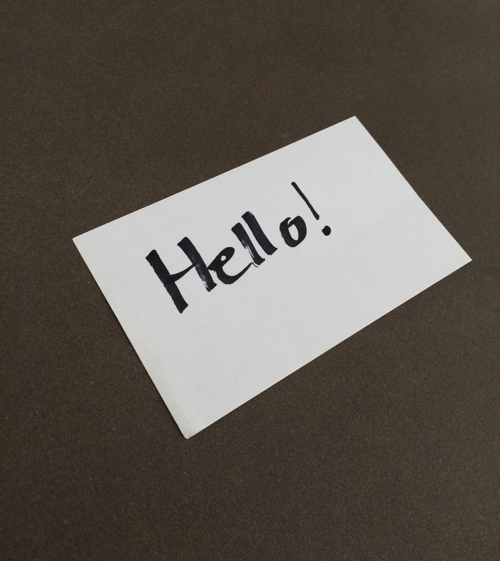
#> input picture example_01.png, 500 x 561 px; its folder holds only this picture in this run
$ python scanner.py --image example_01.png   (older library calls are emulated)
#> lines starting #> are read from the running program, lines starting #| are printed output that depends on the picture; after the words box and inside, x2 and y2 are one past the last pixel; in counts of white or black regions, pixels touching at a corner belong together
### pyimagesearch/transform.py
# import the necessary packages
from scipy.spatial import distance as dist
import numpy as np
import cv2

def order_points(pts):
    # sort the points based on their x-coordinates
    xSorted = pts[np.argsort(pts[:, 0]), :]

    # grab the left-most and right-most points from the sorted
    # x-roodinate points
    leftMost = xSorted[:2, :]
    rightMost = xSorted[2:, :]

    # now, sort the left-most coordinates according to their
    # y-coordinates so we can grab the top-left and bottom-left
    # points, respectively
    leftMost = leftMost[np.argsort(leftMost[:, 1]), :]
    (tl, bl) = leftMost

    # now that we have the top-left coordinate, use it as an
    # anchor to calculate the Euclidean distance between the
    # top-left and right-most points; by the Pythagorean
    # theorem, the point with the largest distance will be
    # our bottom-right point
    D = dist.cdist(tl[np.newaxis], rightMost, "euclidean")[0]
    (br, tr) = rightMost[np.argsort(D)[::-1], :]

    # return the coordinates in top-left, top-right,
    # bottom-right, and bottom-left order
    return np.array([tl, tr, br, bl], dtype = "float32")

def four_point_transform(image, pts):
    # obtain a consistent order of the points and unpack them
    # individually
    rect = order_points(pts)
    (tl, tr, br, bl) = rect

    # compute the width of the new image, which will be the
    # maximum distance between bottom-right and bottom-left
    # x-coordiates or the top-right and top-left x-coordinates
    widthA = np.sqrt(((br[0] - bl[0]) ** 2) + ((br[1] - bl[1]) ** 2))
    widthB = np.sqrt(((tr[0] - tl[0]) ** 2) + ((tr[1] - tl[1]) ** 2))
    maxWidth = max(int(widthA), int(widthB))

    # compute the height of the new image, which will be the
    # maximum distance between the top-right and bottom-right
    # y-coordinates or the top-left and bottom-left y-coordinates
    heightA = np.sqrt(((tr[0] - br[0]) ** 2) + ((tr[1] - br[1]) ** 2))
    heightB = np.sqrt(((tl[0] - bl[0]) ** 2) + ((tl[1] - bl[1]) ** 2))
    maxHeight = max(int(heightA), int(heightB))

    # now that we have the dimensions of the new image, construct
    # the set of destination points to obtain a "birds eye view",
    # (i.e. top-down view) of the image, again specifying points
    # in the top-left, top-right, bottom-right, and bottom-left
    # order
    dst = np.array([
        [0, 0],
        [maxWidth - 1, 0],
        [maxWidth - 1, maxHeight - 1],
        [0, maxHeight - 1]], dtype = "float32")

    # compute the perspective transform matrix and then apply it
    M = cv2.getPerspectiveTransform(rect, dst)
    warped = cv2.warpPerspective(image, M, (maxWidth, maxHeight))

    # return the warped image
    return warped

### scanner.py
from pyimagesearch import transform
from PIL import Image
import imutils
import cv2
import os
import argparse
import itertools
import numpy as np
import math
from scipy.spatial import distance as dist
import pytesseract

class Scanner():
	def __init__(self, MIN_QUAD_AREA_RATIO=0.25, MAX_QUAD_ANGLE_RANGE=40):
		'''
		MIN_QUAD_AREA_RATIO (float): A contour will be rejected if its corners
                do not form a quadrilateral that covers at least MIN_QUAD_AREA_RATIO
                of the original image. Defaults to 0.25.
        MAX_QUAD_ANGLE_RANGE (int):  A contour will also be rejected if the range
                of its interior angles exceeds MAX_QUAD_ANGLE_RANGE. Defaults to 40.
		'''
		self.MIN_QUAD_AREA_RATIO = MIN_QUAD_AREA_RATIO
		self.MAX_QUAD_ANGLE_RANGE = MAX_QUAD_ANGLE_RANGE

	def angle_between_vectors_degrees(self, u, v):
	    """Returns the angle between two vectors in degrees"""
	    return np.degrees(
	        math.acos(np.dot(u, v) / (np.linalg.norm(u) * np.linalg.norm(v))))

	def filter_corners(self, corners, min_dist=20):
	    """Filters corners that are within min_dist of others"""
	    def predicate(representatives, corner):
	        return all(dist.euclidean(representative, corner) >= min_dist
	                   for representative in representatives)

	    filtered_corners = []
	    for c in corners:
	        if predicate(filtered_corners, c):
	            filtered_corners.append(c)
	    return filtered_corners

	def get_angle(self, p1, p2, p3):
	    """
	    Returns the angle between the line segment from p2 to p1
	    and the line segment from p2 to p3 in degrees
	    """
	    a = np.radians(np.array(p1))
	    b = np.radians(np.array(p2))
	    c = np.radians(np.array(p3))

	    avec = a - b
	    cvec = c - b

	    return self.angle_between_vectors_degrees(avec, cvec)

	def angle_range(self, quad):
	    """
	    Returns the range between max and min interior angles of quadrilateral.
	    The input quadrilateral must be a numpy array with vertices ordered clockwise
	    starting with the top left vertex.
	    """
	    tl, tr, br, bl = quad
	    ura = self.get_angle(tl[0], tr[0], br[0])
	    ula = self.get_angle(bl[0], tl[0], tr[0])
	    lra = self.get_angle(tr[0], br[0], bl[0])
	    lla = self.get_angle(br[0], bl[0], tl[0])

	    angles = [ura, ula, lra, lla]
	    return np.ptp(angles)


	def is_valid_contour(self, cnt, IM_WIDTH, IM_HEIGHT):
		"""Returns True if the contour satisfies all requirements set at instantitation"""

		return (len(cnt) == 4 and cv2.contourArea(cnt) > IM_WIDTH * IM_HEIGHT * self.MIN_QUAD_AREA_RATIO
		    and self.angle_range(cnt) < self.MAX_QUAD_ANGLE_RANGE)

	def get_corners(self, img):
	    lsd = cv2.createLineSegmentDetector()
	    lines = lsd.detect(img)[0]

	    # massages the output from LSD
	    # LSD operates on edges. One "line" has 2 edges, and so we need to combine the edges back into lines
	    # 1. separate out the lines into horizontal and vertical lines.
	    # 2. Draw the horizontal lines back onto a canvas, but slightly thicker and longer.
	    # 3. Run connected-components on the new canvas
	    # 4. Get the bounding box for each component, and the bounding box is final line.
	    # 5. The ends of each line is a corner
	    # 6. Repeat for vertical lines
	    # 7. Draw all the final lines onto another canvas. Where the lines overlap are also corners

	    corners = []
	    if lines is not None:
	        # separate out the horizontal and vertical lines, and draw them back onto separate canvases
	        lines = lines.squeeze().astype(np.int32).tolist()
	        horizontal_lines_canvas = np.zeros(img.shape, dtype=np.uint8)
	        vertical_lines_canvas = np.zeros(img.shape, dtype=np.uint8)
	        for line in lines:
	            x1, y1, x2, y2 = line
	            if abs(x2 - x1) > abs(y2 - y1):
	                (x1, y1), (x2, y2) = sorted(((x1, y1), (x2, y2)), key=lambda pt: pt[0])
	                cv2.line(horizontal_lines_canvas, (max(x1 - 5, 0), y1), (min(x2 + 5, img.shape[1] - 1), y2), 255, 2)
	            else:
	                (x1, y1), (x2, y2) = sorted(((x1, y1), (x2, y2)), key=lambda pt: pt[1])
	                cv2.line(vertical_lines_canvas, (x1, max(y1 - 5, 0)), (x2, min(y2 + 5, img.shape[0] - 1)), 255, 2)

	        lines = []

	        # find the horizontal lines (connected-components -> bounding boxes -> final lines)
	        contours = cv2.findContours(horizontal_lines_canvas, cv2.RETR_EXTERNAL, cv2.CHAIN_APPROX_NONE)[1]
	        contours = sorted(contours, key=lambda c: cv2.arcLength(c, True), reverse=True)[:2]
	        horizontal_lines_canvas = np.zeros(img.shape, dtype=np.uint8)

	        for contour in contours:
	            contour = contour.reshape((contour.shape[0], contour.shape[2]))
	            min_x = np.amin(contour[:, 0], axis=0) + 2
	            max_x = np.amax(contour[:, 0], axis=0) - 2
	            left_y = int(np.average(contour[contour[:, 0] == min_x][:, 1]))
	            right_y = int(np.average(contour[contour[:, 0] == max_x][:, 1]))
	            lines.append((min_x, left_y, max_x, right_y))
	            cv2.line(horizontal_lines_canvas, (min_x, left_y), (max_x, right_y), 1, 1)
	            corners.append((min_x, left_y))
	            corners.append((max_x, right_y))

	        # find the vertical lines (connected-components -> bounding boxes -> final lines)
	        contours = cv2.findContours(vertical_lines_canvas, cv2.RETR_EXTERNAL, cv2.CHAIN_APPROX_NONE)[1]
	        contours = sorted(contours, key=lambda c: cv2.arcLength(c, True), reverse=True)[:2]
	        vertical_lines_canvas = np.zeros(img.shape, dtype=np.uint8)

	        for contour in contours:
	            contour = contour.reshape((contour.shape[0], contour.shape[2]))
	            min_y = np.amin(contour[:, 1], axis=0) + 2
	            max_y = np.amax(contour[:, 1], axis=0) - 2
	            top_x = int(np.average(contour[contour[:, 1] == min_y][:, 0]))
	            bottom_x = int(np.average(contour[contour[:, 1] == max_y][:, 0]))
	            lines.append((top_x, min_y, bottom_x, max_y))
	            cv2.line(vertical_lines_canvas, (top_x, min_y), (bottom_x, max_y), 1, 1)
	            corners.append((top_x, min_y))
	            corners.append((bottom_x, max_y))

	        # find the corners
	        corners_y, corners_x = np.where(horizontal_lines_canvas + vertical_lines_canvas == 2)
	        corners += zip(corners_x, corners_y)

	    # remove corners in close proximity
	    corners = self.filter_corners(corners)
	    return corners


	def auto_canny(self, image, sigma=0.33):
		# compute the median of the single channel pixel intensities
		v = np.median(image)

		# apply canny edge detection using the computed median
		lower = int(max(0, (1.0 - sigma) * v))
		upper = int(min(255, (1.0 + sigma) * v))
		edged = cv2.Canny(image, lower, upper)

		return edged

	def get_contours(self, image):
		MORPH = 9
		HOUGH = 25

		image_height, image_width, _ = image.shape

		gray = cv2.cvtColor(image, cv2.COLOR_BGR2GRAY)
		gray = cv2.GaussianBlur(gray, (7,7), 0)


		# dilate helps to remove potential holes between edge elements
		kernel = cv2.getStructuringElement(cv2.MORPH_RECT, (MORPH,MORPH))
		dilated = cv2.dilate(gray, kernel)

		# find the edges
		#edged = cv2.Canny(dilated, 0, 84)
		edged = self.auto_canny(dilated)
		test_corners = self.get_corners(edged)

		approx_contours = []

		if len(test_corners) >= 4:
			quads = []

			for quad in itertools.combinations(test_corners, 4):
				points = np.array(quad)
				points = transform.order_points(points)
				points = np.array([[p] for p in points], dtype='int32')
				quads.append(points)

			# get top 5 quad
			quads = sorted(quads, key=cv2.contourArea, reverse=True)[:5]
			# sort by their angle range
			quads = sorted(quads, key=self.angle_range)

			approx = quads[0]

			if self.is_valid_contour(approx, image_width, image_height):
			    approx_contours.append(approx)


		(_, cnts, hierarchy) = cv2.findContours(edged.copy(), cv2.RETR_EXTERNAL, cv2.CHAIN_APPROX_SIMPLE)
		cnts = sorted(cnts, key=cv2.contourArea, reverse=True)[:5]

		#-------------------------CONTOUR DETECTION------------------------
		# loop over the contours
		for c in cnts:
		    # approximate the contour
		    approx = cv2.approxPolyDP(c, 80, True)
		    if self.is_valid_contour(approx, image_width, image_height):
		        approx_contours.append(approx)
		        break

		# If we did not find any valid contours, just use the whole image
		if not approx_contours:
		    top_right = (image_width, 0)
		    bottom_right = (image_width, image_height)
		    bottom_left = (0, image_height)
		    top_left = (0, 0)
		    screen_contour = np.array([[top_right], [bottom_right], [bottom_left], [top_left]])

		else:
		    screen_contour = max(approx_contours, key=cv2.contourArea)

		return screen_contour.reshape(4, 2)
		#------------------------------------------------------------------

	def apply_ocr(self, image):
		# write the image to a temporary disk file to apply OCR
		filename = '{}.png'.format(os.getpid())
		cv2.imwrite(filename, image)

		# laod the image as a PIL image
		text = pytesseract.image_to_string(Image.open(filename))
		os.remove(filename)

		with open('document.docx', 'w+') as f:
			f.write(text)
			f.close()


	def scan(self, image_path):
		NEW_HEIGHT = 500.0

		# load the image
		image = cv2.imread(image_path)
		ratio = image.shape[0] / NEW_HEIGHT
		original = image.copy()
		rescaled_image = imutils.resize(image, height=int(NEW_HEIGHT))

		print('Detecting Contours...')
		screen_contour = self.get_contours(rescaled_image)

		# apply perspective transformation
		print('Applying Perspective Transformation...')
		warped = transform.four_point_transform(original, screen_contour*ratio)

		# convert the warped image to grayscale
		gray = cv2.cvtColor(warped, cv2.COLOR_BGR2GRAY)

		#sharpen the image
		print('Sharpening the image...')
		sharpen = cv2.GaussianBlur(gray, (0,0), 3)
		sharpen = cv2.addWeighted(gray, 1.5, sharpen, -0.5, 0)

		# apply adaptive threshold to get B/W effect
		thresh = cv2.adaptiveThreshold(sharpen, 255, cv2.ADAPTIVE_THRESH_GAUSSIAN_C, cv2.THRESH_BINARY, 21, 15)

		# save the scanned image
		thresh = cv2.resize(thresh, (0,0), fx=0.3, fy=0.3)

		# applying OCR
		print('Applying OCR')
		self.apply_ocr(thresh)

		cv2.imshow('Scanned', thresh)
		cv2.waitKey(0)


def main():
	ap = argparse.ArgumentParser()
	ap.add_argument('-i', '--image',
					help='path to the image')
	args = vars(ap.parse_args())

	scanner = Scanner()

	image_path = args['image']

	if image_path:
	    scanner.scan(image_path)
#> in scan, image is the input picture: shape (561, 500, 3); mean B, G, R 80.9, 88.6, 95.4
#> in get_contours, `dilated = cv2.dilate(gray, kernel)`:
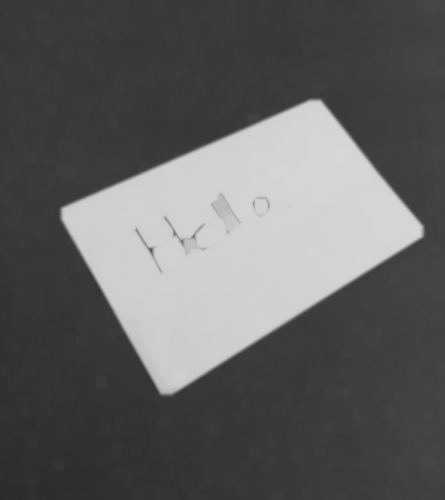
#> dilated: shape (500, 445); min 41, max 215, mean 97
#> in auto_canny, `v = np.median(image)`: v = 60
#> in auto_canny, `lower = int(max(0, (1.0 - sigma) * v))`: lower = 40
#> in auto_canny, `upper = int(min(255, (1.0 + sigma) * v))`: upper = 79
#> in auto_canny, `edged = cv2.Canny(image, lower, upper)`:
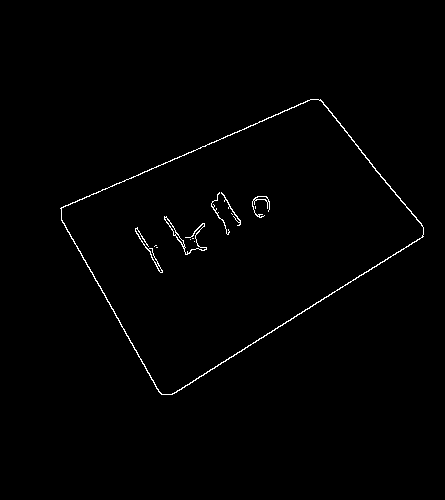
#> edged: shape (500, 445); 0.83% white in thin lines or dots, all inside (x1, y1, x2, y2) = (60, 99, 424, 395)
#> in get_corners, `lines = lsd.detect(img)[0]`: lines = 37 rows, first 6: [146.9, 250, 157.7, 271.5], [179.9, 242.9, 184, 254], [423.6, 226.2, 320, 97.41], [201.7, 221.7, 192.9, 230.4], [196.6, 249.1, 203.3, 251.3], [318.2, 99.32, 343.4, 130.4]
#> in get_corners, `lines = lines.squeeze().astype(np.int32).tolist()`: lines = 37 items, first 6: [146, 250, 157, 271], [179, 242, 184, 254], [423, 226, 319, 97], [201, 221, 192, 230], [196, 249, 203, 251], [318, 99, 343, 130]
#> the loop in get_corners, `for line in lines:` made 37 passes
#> (line, x1, y1, x2, y2) on passes 3, 8, 9, 12, 14, 15, 20, 21, 22, 23, 25, 31: ([423, 226, 319, 97], 319, 97, 423, 226), ([160, 391, 62, 218], 62, 218, 160, 391), ([419, 235, 170, 392], 170, 392, 419, 235), ([161, 269, 157, 259], 157, 259, 161, 269), ([310, 97, 59, 206], 59, 206, 310, 97), ([240, 220, 221, 190], 221, 190, 240, 220), ([175, 227, 166, 215], 166, 215, 175, 227), ([225, 224, 222, 217], 222, 217, 225, 224), ([147, 242, 140, 233], 140, 233, 147, 242), ([182, 240, 174, 227], 174, 227, 182, 240), ([185, 247, 183, 240], 183, 240, 185, 247), ([423, 235, 423, 225], 423, 225, 423, 235)
#> after the loop in get_corners, `for line in lines:`: horizontal_lines_canvas: shape (500, 445); 1.7% white; 6 white regions, box (x1, y1, x2, y2) and area: (154, 234, 430, 397) 1998, (53, 96, 317, 209) 1476, (249, 193, 272, 197) 64, (245, 212, 266, 220) 58, (190, 248, 210, 253) 56, (226, 216, 244, 223) 48
#> after the loop in get_corners, `for line in lines:`:
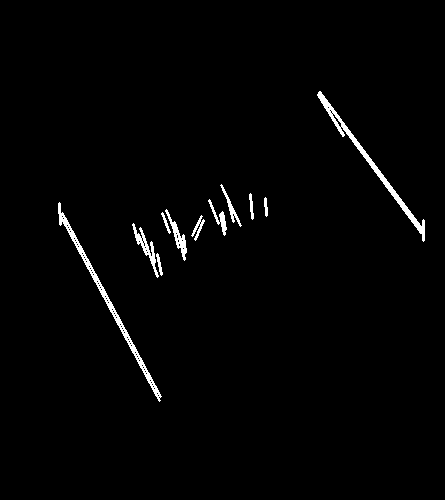
#> vertical_lines_canvas: shape (500, 445); 1.5% white; 11 white regions
#> in get_corners, `contours = cv2.findContours(horizontal_lines_canvas, cv2.RETR_EXTERNAL..`: contours = 6 contours; box (x1, y1, x2, y2) and area: (154, 234, 430, 397) 1719, (53, 96, 317, 209) 1218, (249, 193, 272, 197) 41, (245, 212, 266, 220) 37, (190, 248, 210, 253) 36, (226, 216, 244, 223) 30
#> in get_corners, `contours = sorted(contours, key=lambda c: cv2.arcLength(c, True), reve..`: contours = 2 contours; box (x1, y1, x2, y2) and area: (154, 234, 430, 397) 1719, (53, 96, 317, 209) 1218
#> the loop in get_corners, `for contour in contours:` made 2 passes
#> (min_x, max_x, left_y, right_y) on passes 1 to 2: (156, 427, 394, 236), (55, 314, 206, 98)
#> after the loop in get_corners, `for contour in contours:`:
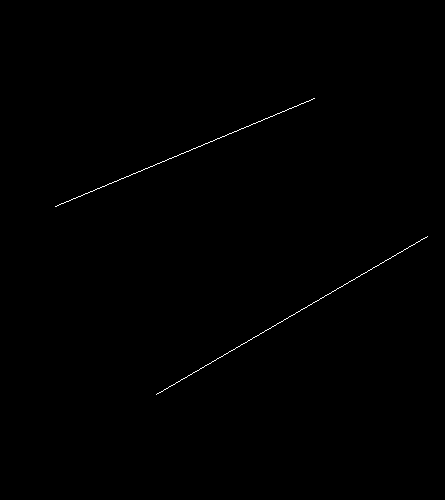
#> horizontal_lines_canvas: shape (500, 445); values 0 (black) and 1 (white), 0.24% white in thin lines or dots, all inside (x1, y1, x2, y2) = (55, 98, 428, 395)
#> after the loop in get_corners, `for contour in contours:`: corners = [(156, 394), (427, 236), (55, 206), (314, 98)]; lines = [(156, 394, 427, 236), (55, 206, 314, 98)]
#> in get_corners, `contours = cv2.findContours(vertical_lines_canvas, cv2.RETR_EXTERNAL, ..`: contours = 11 contours; largest, box (x1, y1, x2, y2) and area: (58, 202, 162, 402) 942, (317, 91, 425, 242) 886, (132, 223, 159, 278) 254, (165, 209, 187, 261) 234, (208, 199, 227, 236) 127
#> in get_corners, `contours = sorted(contours, key=lambda c: cv2.arcLength(c, True), reve..`: contours = 2 contours; box (x1, y1, x2, y2) and area: (58, 202, 162, 402) 942, (317, 91, 425, 242) 886
#> the loop in get_corners, `for contour in contours:` made 2 passes
#> (min_y, max_y, top_x, bottom_x) on passes 1 to 2: (204, 399, 59, 158), (93, 239, 319, 423)
#> after the loop in get_corners, `for contour in contours:`:
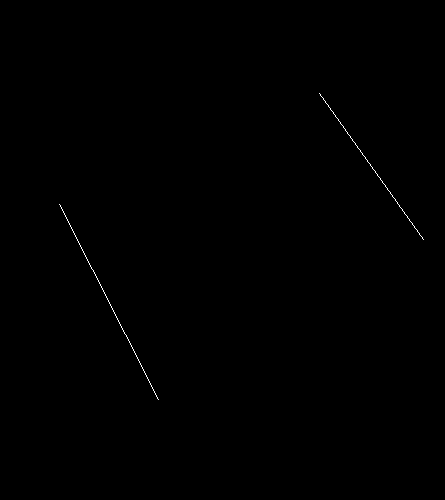
#> vertical_lines_canvas: shape (500, 445); values 0 (black) and 1 (white), 0.15% white in thin lines or dots, all inside (x1, y1, x2, y2) = (59, 93, 424, 400)
#> after the loop in get_corners, `for contour in contours:`: corners = [(156, 394), (427, 236), (55, 206), (314, 98), (59, 204), (158, 399), (319, 93), (423, 239)]; lines = [(156, 394, 427, 236), (55, 206, 314, 98), (59, 204, 158, 399), (319, 93, 423, 239)]
#> in get_corners, `corners_y, corners_x = np.where(horizontal_lines_canvas + vertical_lin..`: corners_y = [204]; corners_x = [59]
#> in get_corners, `corners += zip(corners_x, corners_y)`: corners = [(156, 394), (427, 236), (55, 206), (314, 98), (59, 204), (158, 399), (319, 93), (423, 239), (59, 204)]
#> the loop in filter_corners, `for c in corners:` made 9 passes
#> after the loop in filter_corners, `for c in corners:`: filtered_corners = [(156, 394), (427, 236), (55, 206), (314, 98)]
#> the loop in get_contours, `for quad in itertools.combinations(test_corners, 4):` made 1 pass
#> (quad, points, D in order_points) on pass 1: (((156, 394), (427, 236), (55, 206), (314, 98)), [[55, 206], [314, 98], [427, 236], [156, 394]], [280.6, 373.2])
#> after the loop in get_contours, `for quad in itertools.combinations(test_corners, 4):`: quads = [[[55, 206], [314, 98], [427, 236], [156, 394]]]
#> in angle_range, `tl, tr, br, bl = quad`: tl = [[55, 206]]; tr = [[314, 98]]; br = [[427, 236]]; bl = [[156, 394]]
#> in get_angle, `a = np.radians(np.array(p1))`: a = [0.96, 3.6]
#> in get_angle, `b = np.radians(np.array(p2))`: b = [5.48, 1.71]
#> in get_angle, `c = np.radians(np.array(p3))`: c = [7.45, 4.12]
#> in get_angle, `avec = a - b`: avec = [-4.52, 1.88]
#> in get_angle, `cvec = c - b`: cvec = [1.97, 2.41]
#> in angle_range, `ura = self.get_angle(tl[0], tr[0], br[0])`: ura = 106.7
#> in angle_range, `ula = self.get_angle(bl[0], tl[0], tr[0])`: ula = 84.39
#> in angle_range, `lra = self.get_angle(tr[0], br[0], bl[0])`: lra = 80.93
#> in angle_range, `lla = self.get_angle(br[0], bl[0], tl[0])`: lla = 88
#> in angle_range, `angles = [ura, ula, lra, lla]`: angles = [106.7, 84.39, 80.93, 88]
#> in get_contours, `approx = quads[0]`: approx = [[55, 206], [314, 98], [427, 236], [156, 394]]
#> in get_contours, `(_, cnts, hierarchy) = cv2.findContours(edged.copy(), cv2.RETR_EXTERNA..`: cnts = 1 contour; box (x1, y1, x2, y2) and area: (60, 99, 424, 395) 58144
#> the loop in get_contours, `for c in cnts:` made 1 pass
#> after the loop in get_contours, `for c in cnts:`: approx_contours = 2 contours; box (x1, y1, x2, y2) and area: (55, 98, 428, 395) 57426, (60, 99, 424, 395) 55768
#> in get_contours, `screen_contour = max(approx_contours, key=cv2.contourArea)`: screen_contour = [[55, 206], [314, 98], [427, 236], [156, 394]]
#> in four_point_transform, `rect = order_points(pts)`: rect = [[61.71, 231.1], [352.3, 110], [479.1, 264.8], [175, 442.1]]
#> in four_point_transform, `(tl, tr, br, bl) = rect`: tl = [61.71, 231.1]; tr = [352.3, 110]; br = [479.1, 264.8]; bl = [175, 442.1]
#> in four_point_transform, `widthA = np.sqrt(((br[0] - bl[0]) ** 2) + ((br[1] - bl[1]) ** 2))`: widthA = 352
#> in four_point_transform, `widthB = np.sqrt(((tr[0] - tl[0]) ** 2) + ((tr[1] - tl[1]) ** 2))`: widthB = 314.9
#> in four_point_transform, `maxWidth = max(int(widthA), int(widthB))`: maxWidth = 351
#> in four_point_transform, `heightA = np.sqrt(((tr[0] - br[0]) ** 2) + ((tr[1] - br[1]) ** 2))`: heightA = 200.1
#> in four_point_transform, `heightB = np.sqrt(((tl[0] - bl[0]) ** 2) + ((tl[1] - bl[1]) ** 2))`: heightB = 239.4
#> in four_point_transform, `maxHeight = max(int(heightA), int(heightB))`: maxHeight = 239
#> in four_point_transform, `dst = np.array([ [0, 0], [maxWidth - 1, 0], [maxWidth - 1, maxHeight -..`: dst = [[0, 0], [350, 0], [350, 238], [0, 238]]
#> in four_point_transform, `M = cv2.getPerspectiveTransform(rect, dst)`: M = [[0.994, -0.534, 62.06], [0.542, 1.3, -333.6], [-0.000298, 0.00104, 1]]
#> in scan, `sharpen = cv2.addWeighted(gray, 1.5, sharpen, -0.5, 0)`:
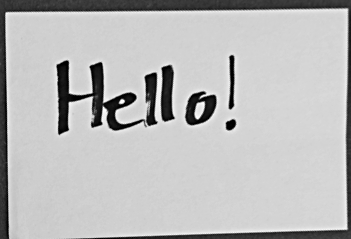
#> sharpen: shape (239, 351); min 0, max 255, mean 186.4
#> in scan, `thresh = cv2.adaptiveThreshold(sharpen, 255, cv2.ADAPTIVE_THRESH_GAUSS..`: thresh: shape (239, 351); 90% white; 9 black regions (2 under 20 px), largest, box (x1, y1, x2, y2) and area: (0, 3, 351, 239) 4334, (56, 60, 147, 135) 2040, (185, 91, 216, 125) 610
#> in scan, `thresh = cv2.resize(thresh, (0,0), fx=0.3, fy=0.3)`:
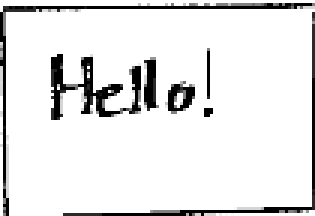
#> thresh: shape (72, 105) (shown 3 times larger); min 0, max 255, mean 229.6
#> (the call stopped at in apply_ocr, `text = pytesseract.image_to_string(Image.open(filename))`: pytesseract is not available in this run)
	else:
		print('Give Image Path!!!')

if __name__ == '__main__':
	main()
